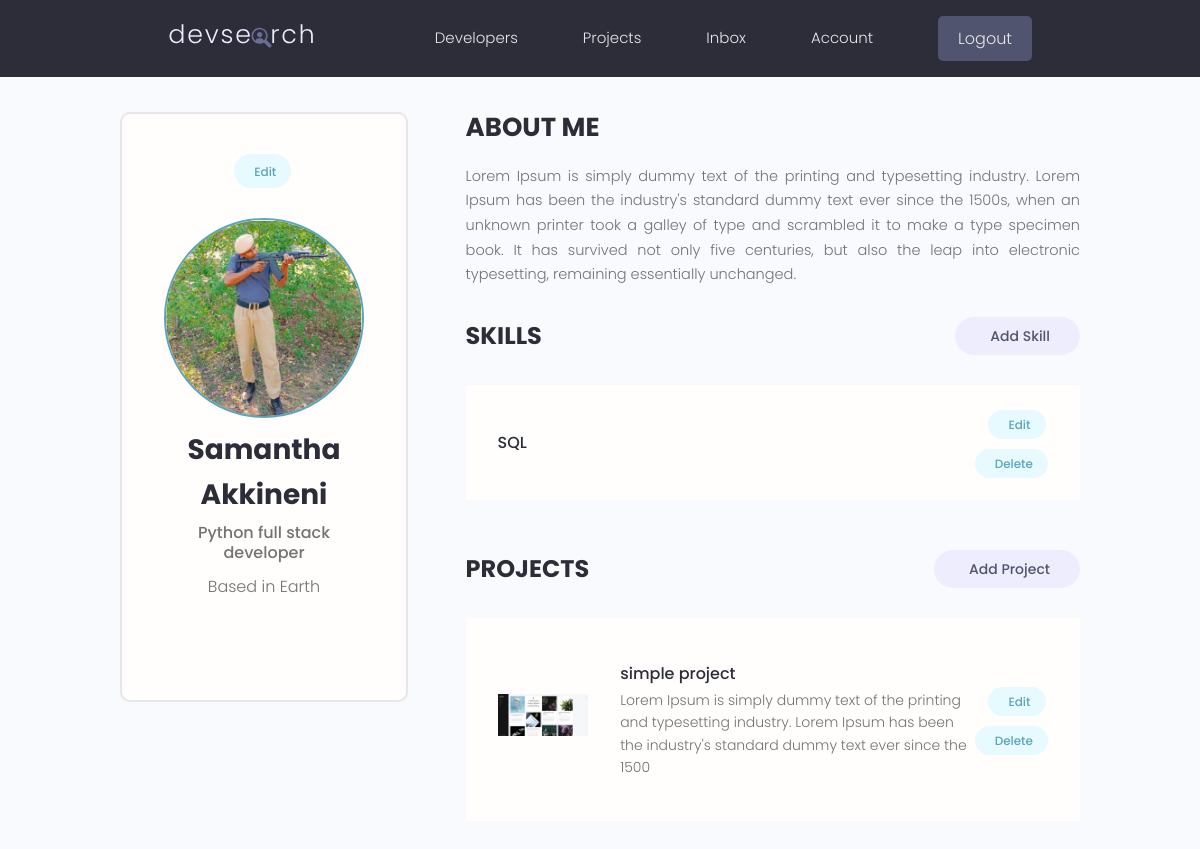
Screenshot of /account/ (signed in) with the database file from the repository.
### users/models.py (models this page shows, shortened)
class Profile(models.Model):
    user = models.OneToOneField(User, on_delete=models.CASCADE, null=True, blank=True)
    name = models.CharField(max_length=200, blank=True, null=True)
    email = models.EmailField(max_length=500, blank=True, null=True)
    username = models.CharField(max_length=200, blank=True, null=True)
    location = models.CharField(max_length=200, blank=True, null=True, default="Earth")
    short_intro = models.CharField(max_length=200, blank=True, null=True, default="This is a default bio. User has not added a bio yet.")
    bio = models.TextField(blank=True, null=True)
    profile_image = models.ImageField(
        null=True, blank=True, upload_to='profiles/', default="profiles/user-default.png")
    social_github = models.CharField(max_length=200, blank=True, null=True)
    social_twitter = models.CharField(max_length=200, blank=True, null=True)
    social_linkedin = models.CharField(max_length=200, blank=True, null=True)
    social_youtube = models.CharField(max_length=200, blank=True, null=True)
    social_website = models.CharField(max_length=200, blank=True, null=True)
    created = models.DateTimeField(auto_now_add=True)
    id = models.UUIDField(default=uuid.uuid4, unique=True,
                          primary_key=True, editable=False)
    class Meta:
        ordering = ['created']
    @property
    def imageURL(self):
        try:
            url = self.profile_image.url
        except:
            url = ''
        return url

class Skills(models.Model):
    owner = models.ForeignKey(Profile, on_delete=models.CASCADE, null=True, blank=True)
    name = models.CharField(max_length=200, blank=True, null=True)
    description = models.TextField(blank=True, null=True)
    created = models.DateTimeField(auto_now_add=True)
    id= models.UUIDField(default=uuid.uuid4, unique=True, primary_key=True, editable=False)

### projects/models.py (models this page shows, shortened)
class Project(models.Model):
    owner = models.ForeignKey(Profile, null=True, blank=True, on_delete=models.SET_NULL)
    title = models.CharField(max_length=200)
    description = models.TextField(null=True , blank=True)
    feature_image = models.ImageField(null=True , blank=True, default='default.jpg')
    demo_link = models.CharField(max_length=2000, null=True , blank=True)
    source_link = models.CharField(max_length=2000, null=True , blank=True)
    tags =models.ManyToManyField('Tag', blank=True)
    vote_total = models.IntegerField(default=0, null=True , blank=True)
    vote_ratio = models.IntegerField(default=0, null=True , blank=True)
    created = models.DateTimeField(auto_now_add=True)
    id = models.UUIDField(default=uuid.uuid4, unique=True, primary_key=True, editable=False)
    class Meta:
        ordering = ['-vote_total', '-vote_ratio', 'title']
    @property
    def imageURL(self):
        try:
            url = self.feature_image.url
        except:
            url = ''
        return url

### users/views.py (the view)
# urls.py: path('account/', views.userAccount, name='account'),
@login_required(login_url='login')
def userAccount(request):
    profile = request.user.profile
    skills= profile.skills_set.all()
    projects = profile.project_set.all()
    context = {'profile': profile, 'skills': skills, 'projects': projects}
    return render(request, 'users/account.html', context)

### users/templates/users/account.html (shortened to what this page needs)
{% extends 'main.html' %}
{% block content %}
<main class="settingsPage profile my-md">
  <div class="container">
    <div class="layout">
      <div class="column column--1of3">
        <div class="card text-center">
          <div class="card__body dev">
            <a class="tag tag--pill tag--main settings__btn" href="{% url 'edit-account' %}">
              Edit</a>
            <img class="avatar avatar--xl dev__avatar" src="{{profile.imageURL}}" />
            <h2 class="dev__name">{{profile.name}}</h2>
            <p class="dev__title">{{profile.short_intro}}</p>
            <p class="dev__location">Based in {{profile.location}}</p>
          </div>
        </div>
      </div>
      <div class="column column--2of3">
        <div class="devInfo">
          <h3 class="devInfo__title">About Me</h3>
          <p class="devInfo__about">{{profile.bio}}</p>
        </div>
        <div class="settings">
          <h3 class="settings__title">Skills</h3>
          <a class="tag tag--pill tag--sub settings__btn tag--lg" href="{% url 'create-skill' %}"> Add Skill</a>
        </div>
        <table class="settings__table">
          {% for skill in skills %}
          <tr>
            <td class="settings__tableInfo">
              <h4>{{skill.name}}</h4>
            </td>
            <td class="settings__tableActions">
              <a class="tag tag--pill tag--main settings__btn" href="{% url 'update-skill' skill.id %}"> Edit</a>
              <a class="tag tag--pill tag--main settings__btn" href="{% url 'delete-skill' skill.id %}?next=/account">
                Delete</a>
            </td>
          </tr>
          {% endfor %}
        </table>
        <div class="settings">
          <h3 class="settings__title">Projects</h3>
          <a class="tag tag--pill tag--sub settings__btn tag--lg" href="{% url 'create-project' %}"> Add Project</a>
        </div>
        <table class="settings__table">
          {% for project in projects %}
          <tr>
            <td class="settings__thumbnail">
              <a href="{% url 'project' project.id %}"><img src="{{project.imageURL}}" alt="Project Thumbnail" /></a>
            </td>
            <td class="settings__tableInfo">
              <a href="{% url 'project' project.id %}">{{project.title}}</a>
              <p>{{project.description|slice:"150"}}</p>
            </td>
            <td class="settings__tableActions">
              <a class="tag tag--pill tag--main settings__btn" href="{% url 'update-project' project.id %}"> Edit</a>
              <a class="tag tag--pill tag--main settings__btn"
                href="{% url 'delete-project'  project.id %}?next=/account">
                Delete</a>
            </td>
          </tr>
          {% endfor %}
        </table>
      </div>
    </div>
  </div>
</main>
{% endblock %}

### projects/static/styles/app.css (style rules this page uses)
:root { --color-sub: #2d2d39; }
.card { border: 2px solid var(--color-light); }
img { width: 100%; }
.profile .card > .dev { padding: 4rem; }
.dev__avatar { display: block; margin: auto; }
.dev__name { color: var(--color-sub); font-size: 2.8rem; font-weight: 700; margin-top: 1rem; margin-bottom: 0.5rem; }
.dev__title { font-size: 1.6rem; font-weight: 500; line-height: 1.3; }
.dev__location { margin-top: 1rem; }
.devInfo { margin-bottom: 3rem; }
.devInfo__title, .devInfo__subtitle { font-size: 2.6rem; color: var(--color-sub); text-transform: uppercase; font-weight: 700; margin-bottom: 1.5rem; }
.devInfo__about, .devSkill__info { font-size: 1.45rem; line-height: 1.7; text-align: justify; }
.settingsPage .dev > .settings__btn { display: inline-block; margin-bottom: 3rem; }
.settings { display: flex; justify-content: space-between; align-items: center; }
.settings__title { font-size: 2.4rem; text-transform: uppercase; font-weight: 700; color: var(--color-sub); }
.settings__table { margin-top: 3rem; margin-bottom: 5rem; padding: 0 3rem; background: var(--color-white); }
.settings__table tr { width: 100%; }
.settings__table tr > td { padding: 2rem 0; }
.settings__thumbnail { width: 23%; min-width: 10rem; }
.settings__thumbnail img { padding-right: 3rem; height: 15rem; object-fit: contain; }
.settings__tableInfo { width: 100%; }
.settings__tableInfo h4, .settings__tableInfo a { padding-right: 1rem; width: auto; font-size: 1.6rem; font-weight: 500; color: var(--color-sub); }
.settings__tableInfo p { font-size: 1.4rem; }
.settings__tableActions { text-align: right; }

### projects/static/uikit/styles/modules/_variables.css (style rules this page uses)
:root { --color-main: #5aa5b9; --color-main-light: #e6faff; --color-sub: #3f4156; --color-sub-light: #51546e; --color-sub-lighter: #ededfd; --color-text: #737373; --color-gray: #8b8b8b; --color-light: #e5e7eb; --color-light-gray: #767676; --color-bg: #f8fafd; --color-white: #fffefd; --color-white-light: #f3f3f3; --color-success: #359e64; --color-success-bg: #def8e8; --color-error: #fc4b0b; --color-error-bg: #fff2ee; --font-base: 'Poppins', arial, helvetica, 'Segoe UI', roboto, ubuntu, sans-serif; --font-monospace: 'Fira Code', 'Courier New', courier, monospace; --font-regular: 300; --font-medium: 500; --font-bold: 700; --generic-shadow: 1px 1px 5px #00000010; --generic-transition: all 0.3s ease-in-out; }

### projects/static/uikit/styles/modules/_base.css (style rules this page uses)
* { margin: 0; padding: 0; box-sizing: border-box; text-rendering: optimizeLegibility; color: inherit; font-size: inherit; }
html { font-size: 50%; }
@media only screen and (min-width: 480px) { html { font-size: 56.25%; } }
@media only screen and (min-width: 1200px) { html { font-size: 62.5%; } }
body { line-height: 1.6; font-weight: 400; font-size: 1.5rem; color: var(--color-text); background-color: var(--color-bg); min-height: 100vh; }

### projects/static/uikit/styles/modules/_typography.css (style rules this page uses)
* { font-family: var(--font-base); }
h2 { font-size: 3.6rem; font-weight: var(--font-bold); }
h3 { font-size: 3.2rem; font-weight: var(--font-medium); }
h4 { font-size: 2.8rem; font-weight: var(--font-medium); }
p, span, strong { font-size: 1.6rem; color: var(--color-text); font-weight: var(--font-regular); }
a { padding-bottom: 2px; text-decoration: none; display: inline-block; color: var(--color-main); font-weight: var(--font-medium); }

### projects/static/uikit/styles/modules/_utilities.css (style rules this page uses)
.container { width: 92%; max-width: 165rem; margin: 0 auto; box-sizing: border-box; }
@media screen and (min-width: 1000px) { .container { width: 90%; } }
@media screen and (min-width: 1200px) { .container { width: 80%; } }
.text-center { text-align: center; }
.my-md { margin: 3rem auto; }

### projects/static/uikit/styles/modules/_avatar.css (style rules this page uses)
.avatar { border-radius: 50%; border: 2px solid var(--color-main); object-fit: cover; }
.avatar--xl { height: 20rem; width: 20rem; }

### projects/static/uikit/styles/modules/_card.css (style rules this page uses)
.card { border-radius: 1rem; background-color: var(--color-white); border: 1.5px solid var(--color-light); width: auto; height: auto; margin-top: 0.5rem; margin-bottom: 0.5rem; overflow: hidden; }
.card__body, .card__header { padding: 2rem 2.5rem; }

### projects/static/uikit/styles/modules/_layout.css (style rules this page uses)
.layout { display: flex; flex-flow: row wrap; justify-content: space-between; }
.layout > .column { margin-bottom: 3rem; }
.layout > .column.column--1of3 { flex-basis: 30%; }
.layout > .column.column--2of3 { flex-basis: 64%; }

### rows the page displays
Profile: imageURL (picture), name "Samantha Akkineni", short_intro "Python full stack developer", location "Earth", bio "Lorem Ipsum is simply dummy text of the printing and typesetting industry. Lorem Ipsum has been the industry's standard dummy text ever since the 1500s, when an unknown printer took a galley of type and scrambled it to make a type specimen book. It has survived not only five centuries, but also the leap into electronic typesetting, remaining essentially unchanged."
Skills: name "SQL"
Project: imageURL (picture), title "simple project", description "Lorem Ipsum is simply dummy text of the printing and typesetting industry. Lorem Ipsum has been the industry's standard dummy text ever since the 1500"
